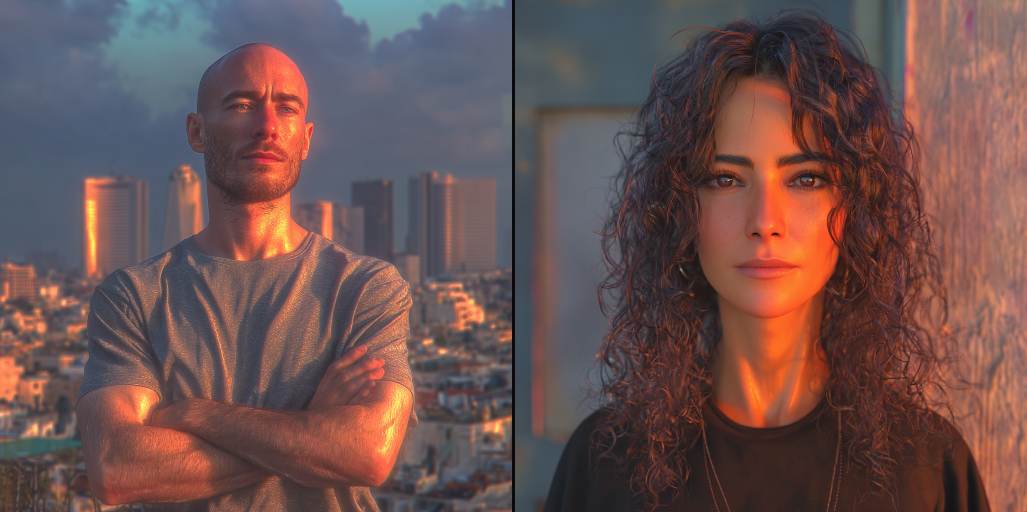
#> input picture assets/fasa-loren.png, 2054 x 1024 px, given in place of fasa-loren.png.png, which was not available (shown at 1/2 size)
$ python -i make_pair_refs.py   (imports and definitions only)
#> lines starting #> are read from the running program, lines starting #| are printed output that depends on the picture; pictures that were not available may be replaced by others from this repository, and a replacement may not be noted
#!/usr/bin/env python3
"""
Build side-by-side two-character reference sheets for Midjourney multi-char refs.

Takes the single-character portraits in assets/profile_<name>.png and combines
every pair into a side-by-side panel image named <name>-<name>.png in the same
folder. Each source is center-cropped to a square "cover" panel so faces stay
centered and both panels are equal width, then joined with a thin divider.

Usage:
    python3 scripts/make_pair_refs.py                # all pairs, all profiles
    python3 scripts/make_pair_refs.py nero loren     # only pairs among these
    python3 scripts/make_pair_refs.py --pair nero loren   # just this one pair

Naming: files are <a>-<b>.png with names sorted alphabetically for stability
(so nero+loren -> loren-nero.png). Existing outputs are overwritten.
"""
import sys
import glob
import os
from itertools import combinations
from PIL import Image

ASSETS = os.path.join(os.path.dirname(__file__), "..", "assets")
ASSETS = os.path.abspath(ASSETS)
PANEL = 1024          # each panel is PANEL x PANEL
DIVIDER = 6           # px width of divider between panels
DIVIDER_COLOR = (10, 10, 12)


def cover_square(img, size):
    """Center-crop to square, then resize to size x size."""
#> called with size = 1024
    w, h = img.size
#> w = 2054; h = 1024
    side = min(w, h)
#> side = 1024
    left = (w - side) // 2
#> left = 515
    top = (h - side) // 2
#> top = 0
    img = img.crop((left, top, left + side, top + side))
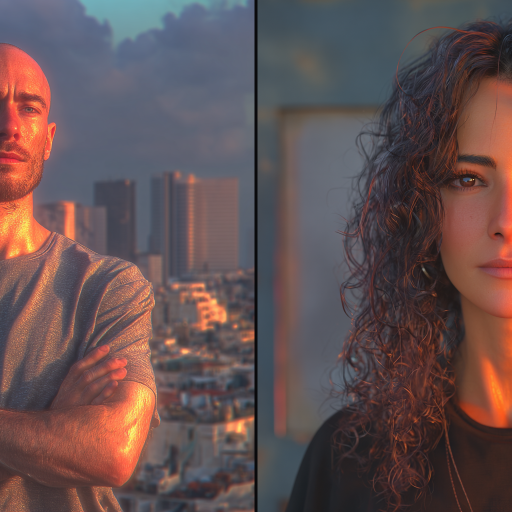
#> img: PIL image 1024x1024 RGB (shown at 1/2 size); mean R, G, B 100.3, 80.9, 81.5
    return img.resize((size, size), Image.LANCZOS)


def panels_from(name):
    path = os.path.join(ASSETS, f"profile_{name}.png")
    return cover_square(Image.open(path).convert("RGB"), PANEL)


def make_pair(a, b):
    left = panels_from(a)
    right = panels_from(b)
    canvas = Image.new("RGB", (PANEL * 2 + DIVIDER, PANEL), DIVIDER_COLOR)
    canvas.paste(left, (0, 0))
    canvas.paste(right, (PANEL + DIVIDER, 0))
    lo, hi = sorted([a, b])
    out = os.path.join(ASSETS, f"{lo}-{hi}.png")
    canvas.save(out)
    return out


def all_names():
    names = []
    for p in sorted(glob.glob(os.path.join(ASSETS, "profile_*.png"))):
        names.append(os.path.basename(p)[len("profile_"):-len(".png")])
    return names


def main(argv):
    if argv and argv[0] == "--pair" and len(argv) == 3:
        print("wrote", make_pair(argv[1], argv[2]))
        return
    names = argv if argv else all_names()
    for a, b in combinations(sorted(names), 2):
        print("wrote", make_pair(a, b))


# [2 lines not run here, left out]

>>> result = panels_from('../assets/fasa-loren.png')

$ run again, on assets/fasa-vered.png
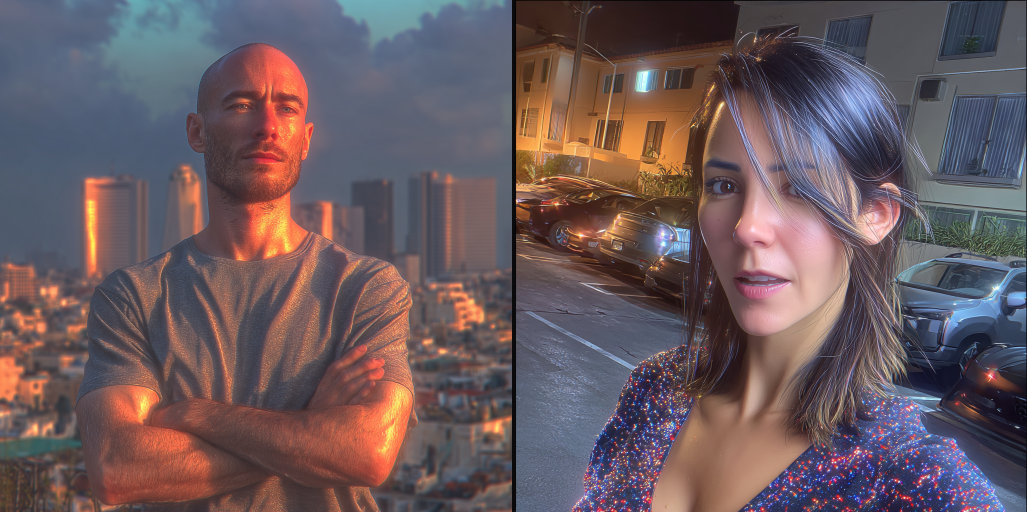
#> input picture assets/fasa-vered.png, 2054 x 1024 px, given in place of fasa-vered.png.png, which was not available (shown at 1/2 size)
#> w = 2054; h = 1024
#> left = 515
#> top = 0
#> in cover_square, `img = img.crop((left, top, left + side, top + side))`:
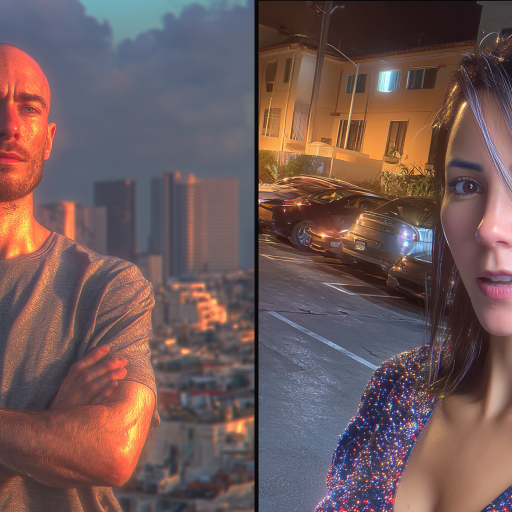
#> img: PIL image 1024x1024 RGB (shown at 1/2 size); mean R, G, B 112.3, 88.7, 87.7

$ run again, on assets/loren-margalit.png
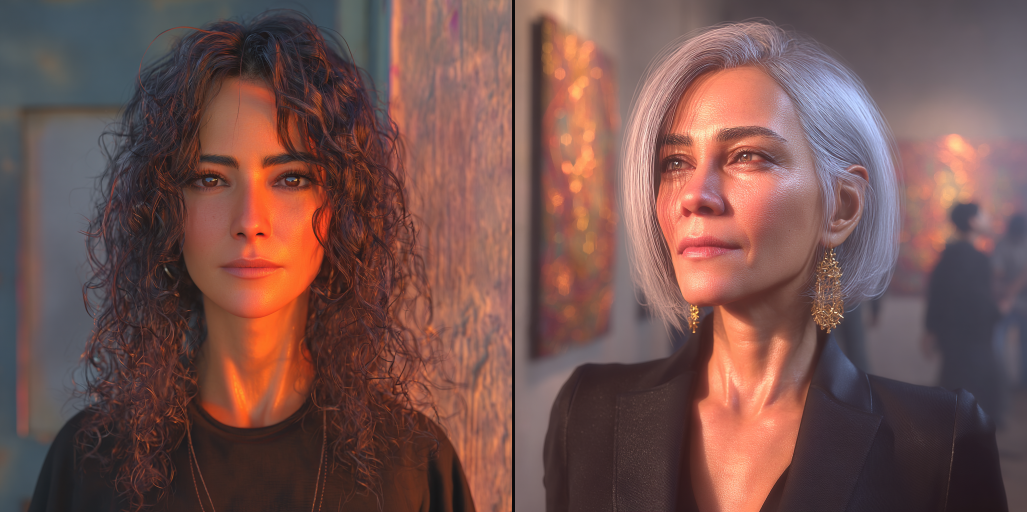
#> input picture assets/loren-margalit.png, 2054 x 1024 px, given in place of loren-margalit.png.png, which was not available (shown at 1/2 size)
#> w = 2054; h = 1024
#> left = 515
#> top = 0
#> in cover_square, `img = img.crop((left, top, left + side, top + side))`:
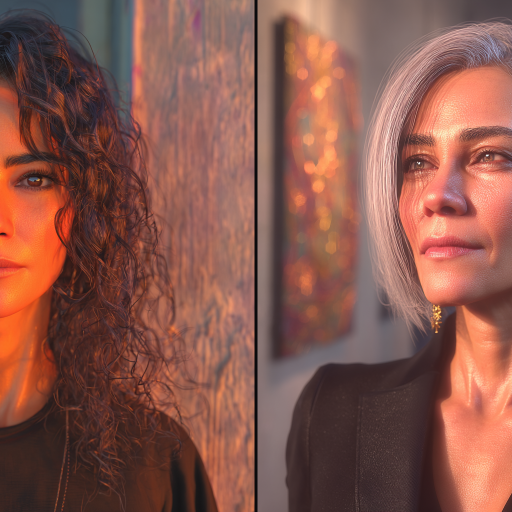
#> img: PIL image 1024x1024 RGB (shown at 1/2 size); mean R, G, B 137.6, 87.8, 76.5

$ run again, on assets/loren-nero.png
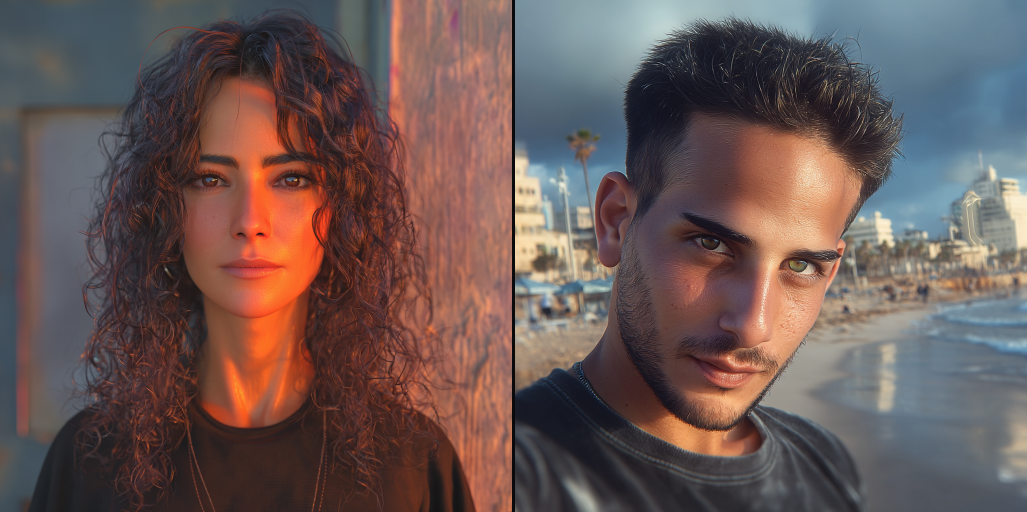
#> input picture assets/loren-nero.png, 2054 x 1024 px, given in place of loren-nero.png.png, which was not available (shown at 1/2 size)
#> w = 2054; h = 1024
#> left = 515
#> top = 0
#> in cover_square, `img = img.crop((left, top, left + side, top + side))`:
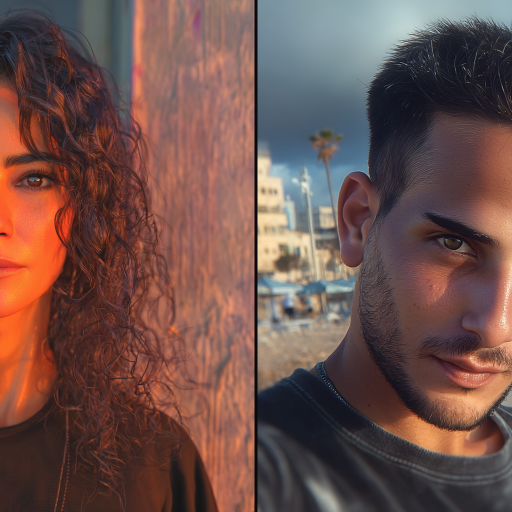
#> img: PIL image 1024x1024 RGB (shown at 1/2 size); mean R, G, B 111.1, 81.2, 75.6
